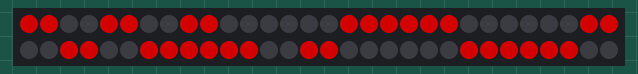
The sketch below on a simulated Arduino Uno, built with avr-gcc and run on an emulated ATmega328P. On the bench: 60 RGB LEDs in strip order, left to right, continuing on the next row. Dim RGB values are drawn brighter than linear.

Above: at 0.35 s.
At 6.36 s:
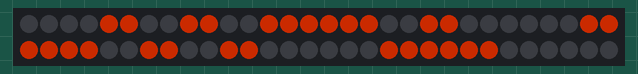
At 12.35 s:
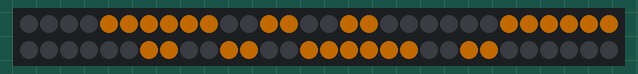
At 19.55 s:
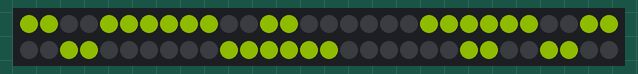
At 21.95 s:
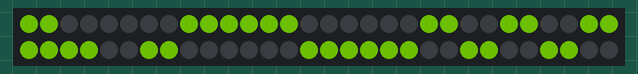
At 39.95 s:
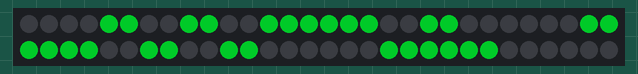

The sketch:

dtf.ino
```cpp
#include <Adafruit_NeoPixel.h>
#ifdef __AVR__
  #include <avr/power.h>
#endif

#define PIN 6

// Parameter 1 = number of pixels in strip
// Parameter 2 = Arduino pin number (most are valid)
// Parameter 3 = pixel type flags, add together as needed:
//   NEO_KHZ800  800 KHz bitstream (most NeoPixel products w/WS2812 LEDs)
//   NEO_KHZ400  400 KHz (classic 'v1' (not v2) FLORA pixels, WS2811 drivers)
//   NEO_GRB     Pixels are wired for GRB bitstream (most NeoPixel products)
//   NEO_RGB     Pixels are wired for RGB bitstream (v1 FLORA pixels, not v2)
Adafruit_NeoPixel strip = Adafruit_NeoPixel(60, PIN, NEO_GRB + NEO_KHZ800);

// IMPORTANT: To reduce NeoPixel burnout risk, add 1000 uF capacitor across
// pixel power leads, add 300 - 500 Ohm resistor on first pixel's data input
// and minimize distance between Arduino and first pixel.  Avoid connecting
// on a live circuit...if you must, connect GND first.

void setup() {
  // This is for Trinket 5V 16MHz, you can remove these three lines if you are not using a Trinket
  #if defined (__AVR_ATtiny85__)
    if (F_CPU == 16000000) clock_prescale_set(clock_div_1);
  #endif
  // End of trinket special code


  strip.begin();
  strip.show(); // Initialize all pixels to 'off'
}

void loop() {
  while (true) {
    morse(millis());
  }
}

#define TWOPI 6.28

// Scroll morse code down the strip.
void morse(long t) {
  uint8_t step = 75;  // Advance every N milliseconds
  int stretch = 2; // The smallest unit is this many pixels
  // dash=3 on, dot = 1 on, new letter=3 off
  // Dee Tee Eff...
  uint8_t code[] = {1, 1, 1, 0, 1, 0, 1, 0, 0, 0, 1, 1, 1, 0, 0, 0, 1, 0, 1, 0, 1, 1, 1, 0, 1, 0, 0, 0};
  int len = 28;

  uint32_t A = strip.Color(0, 128, 0);
  uint32_t B = strip.Color(0, 0, 0);

  int x = t / step;
  for (uint16_t i=0; i<strip.numPixels(); i++) {
    uint32_t color_on = Wheel(t/400+0*i, .5); // Slow color cycle
    uint32_t color_off = B;
    strip.setPixelColor(i, (code[(i + x)/stretch % len] ? color_on : color_off));
  }
  strip.show();
}

// Flash the strip in exponentially smaller alternating segments.
void doCoolShit(uint8_t wait) {
  uint32_t A = strip.Color(0, 128, 0);
  uint32_t B = strip.Color(0, 0, 0);
  uint32_t C = A; //strip.Color(0, 128, 0);
  uint32_t D = B; //strip.Color(0, 0, 0);

  uint8_t EXP = 6;
  uint8_t CYCLES = 4;

  for (int8_t e = EXP; e >= 0; e--) {
    for (uint8_t cyc = 0; cyc < CYCLES; cyc++) {
      for (uint8_t k = 0; k < 2; k++) {
        for(uint16_t i=0; i<strip.numPixels(); i++) {
          strip.setPixelColor(i, (i / (1 << e) + k) % 2 == 0 ? (e % 2 == 0 ? A : C): (e % 2 == 0 ? B : D));
        }
        strip.show();
        delay(wait);
      }
    }
  }
}

// Fill the dots one after the other with a color
void colorWipe(uint32_t c, uint8_t wait) {
  for(uint16_t i=0; i<strip.numPixels(); i++) {
    strip.setPixelColor(i, c);
    strip.show();
    delay(wait);
  }
}


// Input a value 0 to 255 to get a color value.
// The colours are a transition r - g - b - back to r.
uint32_t Wheel(byte WheelPos, float brightness) {
  WheelPos = 255 - WheelPos;
  if(WheelPos < 85) {
    return strip.Color((255 - WheelPos * 3) * brightness, 0, WheelPos * 3 * brightness);
  }
  if(WheelPos < 170) {
    WheelPos -= 85;
    return strip.Color(0, WheelPos * 3 * brightness, (255 - WheelPos * 3) * brightness);
  }
  WheelPos -= 170;
  return strip.Color(WheelPos * 3 * brightness, (255 - WheelPos * 3) * brightness, 0);
}
```
